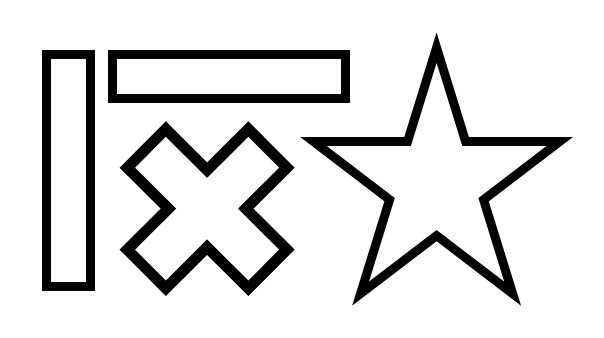
#> input picture CV_Assignment_2018314630/CV_A1/CV_A1_2018314630/shapes.png, 604 x 338 px
$ python A1_image_filtering.py
#> lines starting #> are read from the running program, lines starting #| are printed output that depends on the picture; after the words box and inside, x2 and y2 are one past the last pixel; in counts of white or black regions, pixels touching at a corner belong together
import numpy as np
from cv2 import cv2
import os
import time

def get_gaussian_filter_1d(size, sigma):
#> called with size = 5, sigma = 1
    alpha = size//2
    gaussian_filter = []
    for i in range(-alpha, alpha+1):
        x1 = 2*np.pi*(sigma**2)
        x2 = np.exp(-(i**2)/(2* (sigma**2)))
        gaussian_filter.append((1/x1)*x2)
    gaussian_filter /= np.sum(gaussian_filter)
    return np.reshape(gaussian_filter, (1,gaussian_filter.shape[0])), np.reshape(gaussian_filter,(-1,1))


def get_gaussian_filter_2d(size, sigma):
    guassian_filter = np.outer(get_gaussian_filter_1d(size,sigma)[0],
        get_gaussian_filter_1d(size,sigma)[0])
    guassian_filter /= np.sum(guassian_filter)
    return np.array(guassian_filter)


def cross_correlation_1d(img, kernel):
    size = np.shape(kernel)

    if size[0] == 1 :  #vertical kernel
        alpha = size[1]//2
        padding_img = boundaries(img, (0,alpha))
        stride_img = strides(padding_img,(1,size[1]))
        filtered_img = einsum(stride_img,kernel)
        return filtered_img

    else:   #horizontal kernel
        alpha = size[0]//2
        padding_img = boundaries(img, (alpha,0))
        stride_img = strides(padding_img,(size[0],1))
        filtered_img = einsum(stride_img,kernel)
        return filtered_img


def cross_correlation_2d(img, kernel):
    size = np.shape(kernel)
    alpha = size[0]//2
    padding_img = boundaries(img, (alpha, alpha))
    stride_img = strides(padding_img, kernel.shape)
    filtered_img = einsum(stride_img,kernel)
    return filtered_img

def boundaries(img, alpha):
    row = img.shape[0] + alpha[0]
    col = img.shape[1] + alpha[1]

    res = np.empty((row+alpha[0], col+alpha[1]))

    res[alpha[0]:row, alpha[1]:col] = img
    res[0:alpha[0], 0:alpha[1]] = img[0, 0]  # left up
    res[0:alpha[0], col:] = img[0, img.shape[1]-1] # right up
    res[row:, 0:alpha[1]] = img[img.shape[0]-1, 0] # left bottom
    res[row:, col:] = img[img.shape[0]-1, img.shape[1]-1] # right bottom

    res[0:alpha[0], alpha[1]:col] = img[0, :] # up
    res[row:, alpha[1]:col] = img[img.shape[0]-1,:] # bottom
    res[alpha[0]:row, 0:alpha[1]] = np.reshape(img[:, 0], (-1, 1)) # left
    res[alpha[0]:row, col:] = np.reshape(img[:, img.shape[1]-1], (-1, 1)) # right

    return res

def strides(img,size):
    return np.lib.stride_tricks.as_strided(img,
        shape=(img.shape[0] - size[0] + 1, img.shape[1] - size[1] + 1, size[0], size[1],),
        strides=(img.strides[0], img.strides[1], img.strides[0], img.strides[1],),
        writeable=False,)


def einsum(img,kernel):
    return np.einsum("ijkl,kl->ij", img, kernel)

if __name__ == "__main__":

    # 1-2. c)
    print("1D Gaussian Kernel (5,1)")
    print(get_gaussian_filter_1d(5,1)[0],"\n")
    print("2D Gaussian Kernel (5,1)")
    print(get_gaussian_filter_2d(5,1),"\n")

    # 1-2. d)
    INPUT_IMAGE_FILE_NAME = ["shapes.png", "lenna.png"]
    result = []
    for image in INPUT_IMAGE_FILE_NAME:
        print("=========================INPUT IMAGE FILE :",image,"=========================\n")
        img = cv2.imread(image,cv2.IMREAD_GRAYSCALE)
#> img is the input picture: shape (338, 604); min 0, max 255, mean 222.3

        for size in [5, 11, 17]:
            same_size = []
            for sigma in [1, 6, 11]:
                kernel = get_gaussian_filter_2d(size,sigma)
                filtered_img = cross_correlation_2d(img,kernel)

                caption = str(size)+"x"+str(size)+" s="+str(sigma)
                cv2.putText(filtered_img, caption, (15,25), cv2.FONT_HERSHEY_DUPLEX,1, 0)

                if sigma == 1: same_size = filtered_img
                else : same_size = np.concatenate((same_size,filtered_img), axis=1)

            if size == 5:result = same_size
            else: result = np.concatenate((result,same_size), axis=0)
#> this loop made 3 passes
#> pass 1, in cross_correlation_2d, `filtered_img = einsum(stride_img,kernel)`:
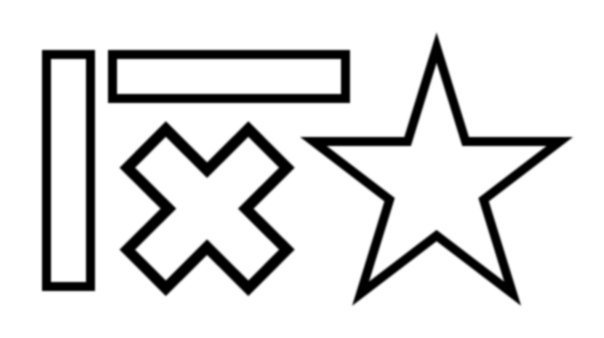
#> filtered_img: shape (338, 604) float64; min 0, max 255, mean 222.3; drawn with min black and max white
#> pass 1, in cross_correlation_2d (call 2), `filtered_img = einsum(stride_img,kernel)`:
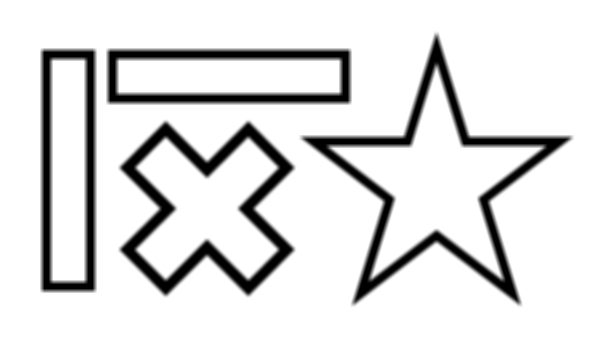
#> filtered_img: shape (338, 604) float64; min 0, max 255, mean 222.3
#> after the loop:
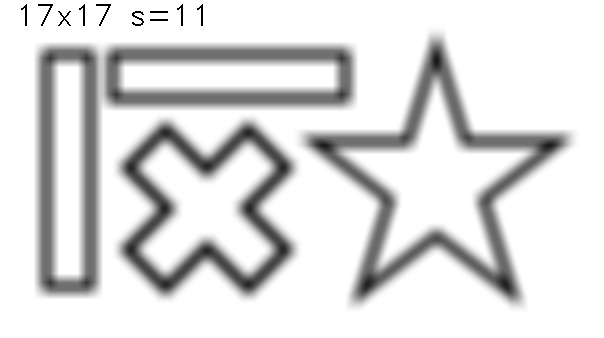
#> filtered_img: shape (338, 604) float64; min 0, max 255, mean 221.6; drawn with min black and max white

        cv2.imshow("Gaussian Filtering Image_"+image,result/255)
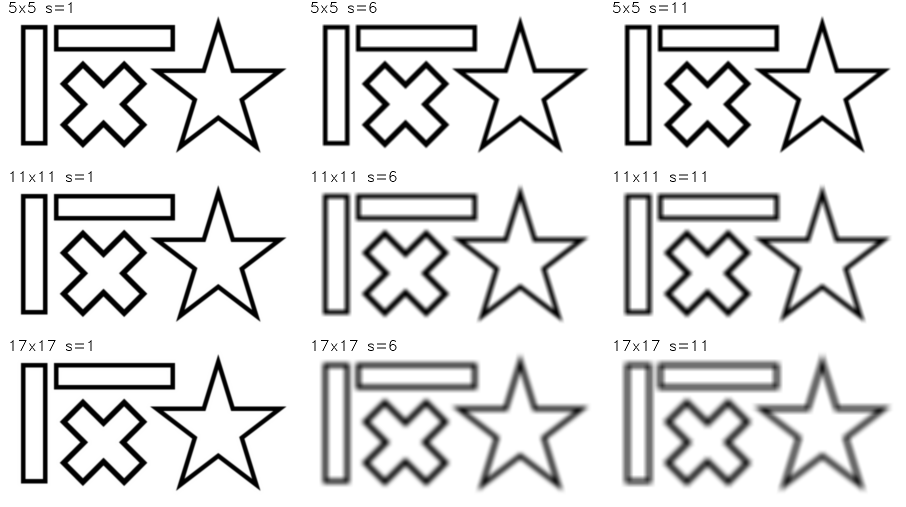
#> window 'Gaussian Filtering Image_shape': shape (1014, 1812) float64 (shown at 1/2 size); min 0, max 1, mean 0.869
        cv2.waitKey(0)

        # 1-2 e)
        start_time = time.time()
        G_1D = cross_correlation_1d(img,get_gaussian_filter_1d(5,1)[1])
        G_1D = cross_correlation_1d(G_1D,get_gaussian_filter_1d(5,1)[0])
#> in boundaries (call 11), `res[alpha[0]:row, 0:alpha[1]] = np.reshape(img[:, 0], (-1, 1))`: res: shape (338, 608) float64; min 0, max 255, mean 222.4
#> in boundaries (call 11), `res[alpha[0]:row, col:] = np.reshape(img[:, img.shape[1]-1], (-1, 1))`:
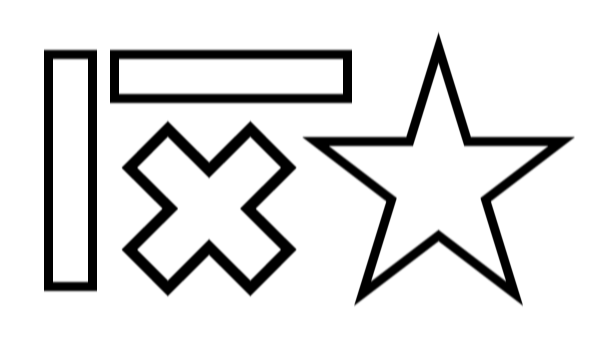
#> res: shape (338, 608) float64; min 0, max 255, mean 222.5; drawn with min black and max white
        G_2D = cross_correlation_2d(img,get_gaussian_filter_2d(5,1))
#> in boundaries (call 12), `res[0:alpha[0], col:] = img[0, img.shape[1]-1]`: res: shape (342, 608) float64; min 0, max 255, mean 221.2
#> in boundaries (call 12), `res[row:, 0:alpha[1]] = img[img.shape[0]-1, 0]`: res: shape (342, 608) float64; min 0, max 255, mean 221.2
#> in boundaries (call 12), `res[row:, col:] = img[img.shape[0]-1, img.shape[1]-1]`: res: shape (342, 608) float64; min 0, max 255, mean 221.2
#> in boundaries (call 12), `res[0:alpha[0], alpha[1]:col] = img[0, :]`:
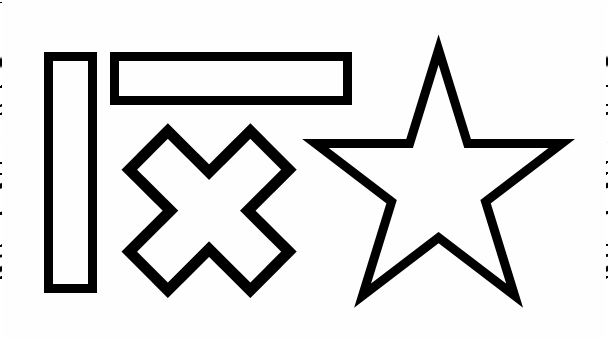
#> res: shape (342, 608) float64; min 0, max 255, mean 222.7; drawn with min black and max white
#> in boundaries (call 12), `res[row:, alpha[1]:col] = img[img.shape[0]-1,:]`: res: shape (342, 608) float64; 0.58% of pixels changed, all inside (x1, y1, x2, y2) = (2, 340, 606, 342)
#> in boundaries (call 12), `res[alpha[0]:row, 0:alpha[1]] = np.reshape(img[:, 0], (-1, 1))`: res: shape (342, 608) float64; min 0, max 255, mean 222.8
        print("Computational Times of 1D and 2D Filterings : ", time.time()-start_time,"\n")
        print("Sum of Intensity Difference : ", np.sum(np.abs(G_2D-G_1D)),"\n\n")
#| Sum of Intensity Difference :  5.256146899668135e-09

        cv2.imshow("Difference Map_"+image,np.subtract(G_2D,G_1D))
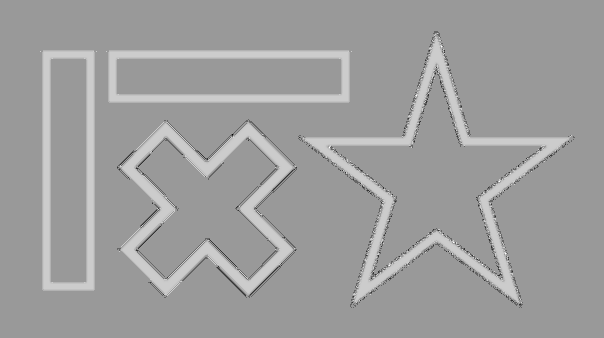
#> window 'Difference Map_shapes.png': shape (338, 604) float64; min -1.14e-13, max 2.84e-14, mean -2.57e-14; drawn with min black and max white
        cv2.waitKey(0)
        # 1-2 f)
        if not os.path.exists("./result"):
            os.makedirs("./result")
        cv2.imwrite("./result/part_1_gaussian_filtered_"+image, result)
#> (the run stopped early here; a loop or call above may not have finished)
